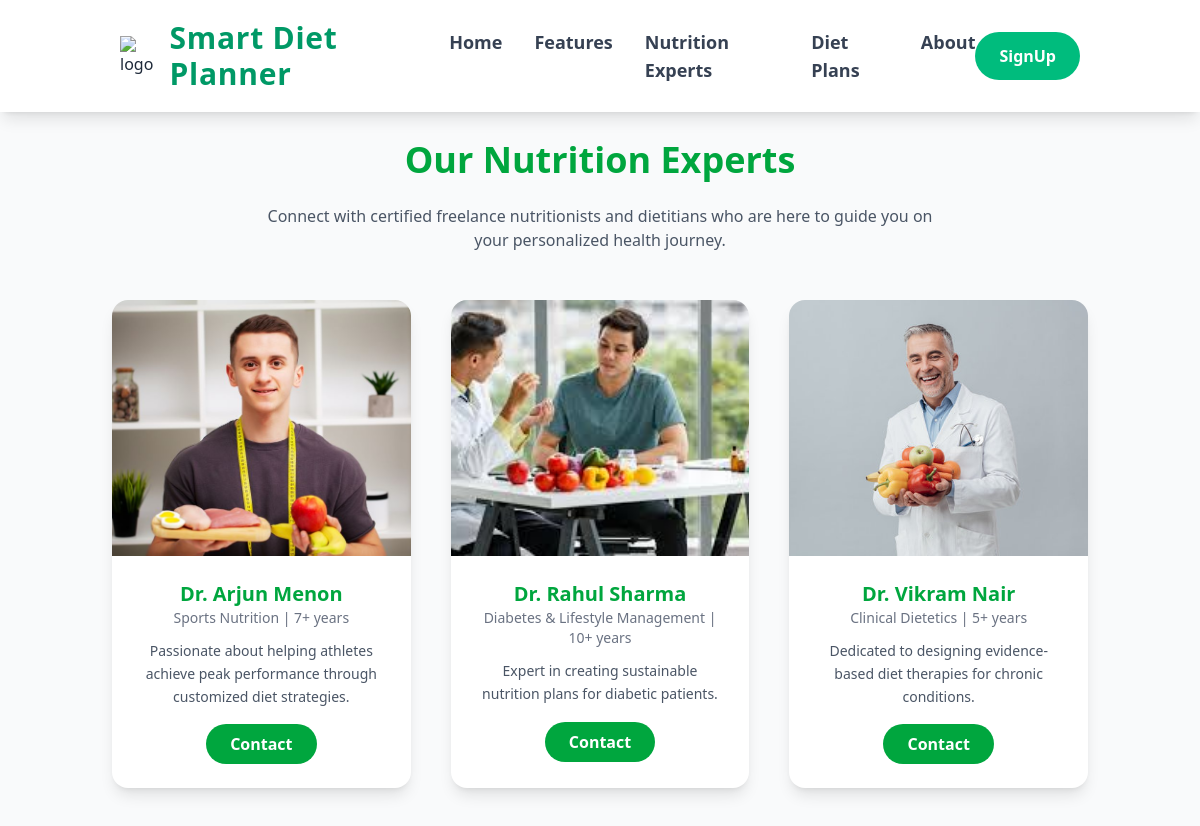
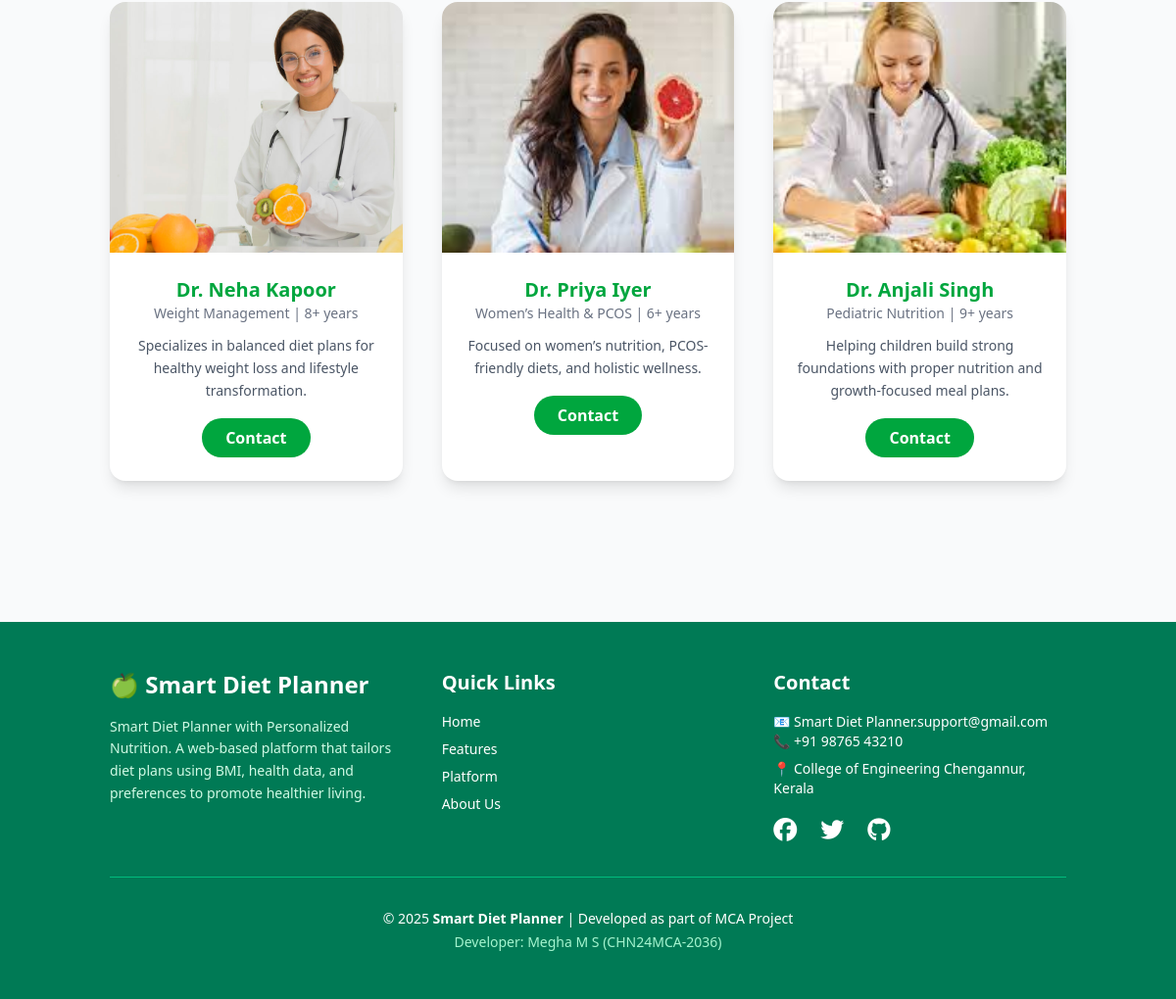
/home/nutrionist.php, run on the app's committed database (2 pictures, top to bottom).
### tables this page shows
CREATE TABLE `nutritionists` (
  `id` int NOT NULL,
  `name` varchar(100) NOT NULL,
  `email` varchar(100) NOT NULL,
  `password` varchar(255) NOT NULL,
  `phone` varchar(20) DEFAULT NULL,
  `specialization` varchar(100) DEFAULT NULL,
  `experience` int DEFAULT '0',
  `description` text,
  `image` varchar(255) DEFAULT NULL,
  `status` enum('pending','approved','rejected') DEFAULT 'pending',
  `created_at` timestamp NULL DEFAULT CURRENT_TIMESTAMP
);

### home/nutrionist.php (the view, shortened to what this page needs)
<?php
include(__DIR__ . '/../config/db_conn.php');
include 'components/head.php';
include 'components/navbar.php';
?>
<section id="nutritionists" class="bg-gray-50 py-20 mt-15">
  <div class="container mx-auto px-6 text-center">
    <h2 class="text-4xl font-bold text-green-600 mb-6">Our Nutrition Experts</h2>
    <p class="text-gray-600 mb-12 max-w-2xl mx-auto">
      Connect with certified freelance nutritionists and dietitians who are here
      to guide you on your personalized health journey.
    </p>
    <div class="grid sm:grid-cols-2 lg:grid-cols-3 gap-10">
      <?php
      $sql = "SELECT * FROM nutritionists WHERE status='approved' ORDER BY created_at DESC";
      $result = mysqli_query($connection, $sql);
      if ($result && mysqli_num_rows($result) > 0) {
          while ($row = mysqli_fetch_assoc($result)) {
             echo "
  <div class='bg-white shadow-lg rounded-2xl overflow-hidden hover:shadow-2xl transition'>
    <div class='w-full h-64 overflow-hidden'>
      <img src='../nutrionist/" . $row['image'] . "'
           alt='" . htmlspecialchars($row['name'], ENT_QUOTES) . "'
           class='w-full h-full object-cover object-top'>
    </div>
    <div class='p-6'>
      <h3 class='text-xl font-bold text-green-600'>" . htmlspecialchars($row['name']) . "</h3>
      <p class='text-gray-500 text-sm'>" . htmlspecialchars($row['specialization']) . " | " . intval($row['experience']) . "+ years</p>
      <p class='text-gray-600 mt-3 text-sm leading-relaxed'>" . htmlspecialchars($row['description']) . "</p>
      <a href='contact.php?nutritionist_id=" . $row['id'] . "'
         class='mt-4 inline-block bg-green-600 text-white px-6 py-2 rounded-full font-semibold hover:bg-green-700 transition'>
        Contact
      </a>
    </div>
  </div>
";
          }
      } else {
          echo "<p class='col-span-3 text-gray-500 text-lg'>No nutritionists available at the moment.</p>";
      }
      ?>
    </div>
  </div>
</section>
<?php include 'components/footer.php'; ?>

### home/components/head.php (shortened to what this page needs)
<!doctype html>
<html lang="en">
<head>
  <script src="https://cdn.jsdelivr.net/npm/@tailwindcss/browser@4"></script>
</head>
</head>

### home/components/navbar.php (shortened to what this page needs)
<body class="bg-gray-50 text-gray-800">
<header class="bg-white shadow-lg fixed w-full top-0 z-50">
  <div class="container mx-auto flex items-center justify-between py-5 px-6 md:px-8">
    <div class="flex items-center space-x-3">
      <img src="https://cdn-icons-png.flaticon.com/512/3069/3069171.png"
           alt="logo" class="w-10 h-10 animate-bounce">
      <span class="text-2xl md:text-3xl font-extrabold text-emerald-600 tracking-wide">Smart Diet Planner</span>
    </div>
    <nav class="hidden md:flex space-x-8 text-lg font-semibold text-gray-700">
      <a href="index.php" class="hover:text-emerald-600 transition">Home</a>
      <a href="#features" class="hover:text-emerald-600 transition">Features</a>
      <a href="nutrionist.php" class="hover:text-emerald-600 transition">Nutrition Experts</a>
      <a href="dietplan.php" class="hover:text-emerald-600 transition">Diet Plans</a>
      <a href="#about" class="hover:text-emerald-600 transition">About</a>
    </nav>
    <?php if (isset($_SESSION['user_id'])): ?>
      <a href="../user/index.php"
         class="hidden md:inline-block bg-emerald-500 text-white px-6 py-3 rounded-full font-bold hover:bg-emerald-600 transition transform hover:scale-105">
        Dashboard
      </a>
    <?php else: ?>
      <a href="login.php"
         class="hidden md:inline-block bg-emerald-500 text-white px-6 py-3 rounded-full font-bold hover:bg-emerald-600 transition transform hover:scale-105">
        SignUp
      </a>
    <?php endif; ?>
  </div>
</header>

### home/components/footer.php (shortened to what this page needs)
<footer class="bg-emerald-700 text-white py-12 mt-16">
  <div class="container mx-auto px-6">
    <div class="grid md:grid-cols-3 gap-10 text-center md:text-left">
      <div>
        <h3 class="text-2xl font-bold mb-4">🍏 Smart Diet Planner</h3>
        <p class="text-emerald-100 text-sm leading-relaxed">
          Smart Diet Planner with Personalized Nutrition.
          A web-based platform that tailors diet plans using BMI, health data,
          and preferences to promote healthier living.
        </p>
      </div>
      <div>
        <h3 class="text-xl font-semibold mb-4">Quick Links</h3>
        <ul class="space-y-2 text-sm">
          <li><a href="#" class="hover:underline">Home</a></li>
          <li><a href="#features" class="hover:underline">Features</a></li>
          <li><a href="#platform" class="hover:underline">Platform</a></li>
          <li><a href="#about" class="hover:underline">About Us</a></li>
        </ul>
      </div>
      <div>
        <h3 class="text-xl font-semibold mb-4">Contact</h3>
        <p class="text-sm">📧 Smart Diet Planner.support@gmail.com</p>
        <p class="text-sm">📞 +91 98765 43210</p>
        <p class="text-sm mt-2">📍 College of Engineering Chengannur, Kerala</p>
        <div class="flex justify-center md:justify-start space-x-6 mt-4 text-2xl">
          <a href="#" class="hover:text-emerald-200"><i class="fab fa-facebook"></i></a>
          <a href="#" class="hover:text-emerald-200"><i class="fab fa-twitter"></i></a>
          <a href="#" class="hover:text-emerald-200"><i class="fab fa-github"></i></a>
        </div>
      </div>
    </div>
    <div class="border-t border-emerald-500 my-8"></div>
    <div class="text-center text-sm">
      <p>&copy; 2025 <span class="font-bold">Smart Diet Planner</span> | Developed as part of MCA  Project</p>
      <p class="text-emerald-200 mt-1"> Developer: Megha M S (CHN24MCA-2036)</p>
    </div>
  </div>
</footer>
</body>
</html>

### data on the page
nutritionists: image (picture), name "Dr. Arjun Menon", specialization "Sports Nutrition", experience "7", description "Passionate about helping athletes achieve peak performance through customized diet strategies."
nutritionists: image (picture), name "Dr. Rahul Sharma", specialization "Diabetes & Lifestyle Management", experience "10", description "Expert in creating sustainable nutrition plans for diabetic patients."
nutritionists: image (picture), name "Dr. Vikram Nair", specialization "Clinical Dietetics", experience "5", description "Dedicated to designing evidence-based diet therapies for chronic conditions."
nutritionists: image (picture), name "Dr. Neha Kapoor", specialization "Weight Management", experience "8", description "Specializes in balanced diet plans for healthy weight loss and lifestyle transformation."
nutritionists: image (picture), name "Dr. Priya Iyer", specialization "Women’s Health & PCOS", experience "6", description "Focused on women’s nutrition, PCOS-friendly diets, and holistic wellness."
nutritionists: image (picture), name "Dr. Anjali Singh", specialization "Pediatric Nutrition", experience "9", description "Helping children build strong foundations with proper nutrition and growth-focused meal plans."
